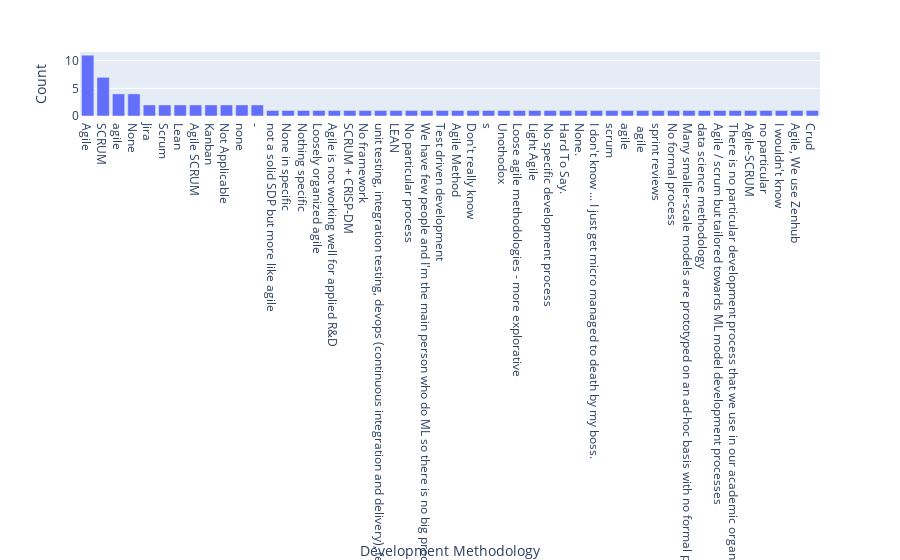

Source (notebook cell):
### Code cell
col = 'P1S1Q4'
printmd('**'+ques_dict[col]+'**')
print()

v_count = cleaned_df[col].value_counts()
# unique_vals = get_unique_values(cleaned_df,col)

vals = list(v_count)
# lbls = list(v_count.index)
# print(list(v_count.index))
# fig = go.Figure(data=[go.Bar(labels=lbls, values=vals)])
# fig.show()


val_count = list(v_count)
val_list = list(v_count.index)
for x in val_list:
    print(x)

data = pd.DataFrame()
data['Development Methodology'] = val_list
data['Count'] = val_count
fig = px.bar(data, x='Development Methodology', y='Count')
fig.show()

### Figure 1 — Plotly figure (JSON) as saved in the notebook; plotly's stock layout.template omitted (floating-point values rounded to 4 significant figures)
{"data": [{"alignmentgroup": "True", "hoverlabel": {"namelength": 0}, "hovertemplate": "Development Methodology=%{x}<br>Count=%{y}", "legendgroup": "", "marker": {"color": "#636efa"}, "name": "", "offsetgroup": "", "orientation": "v", "showlegend": false, "textposition": "auto", "type": "bar", "x": ["Agile", "SCRUM", "agile", "None", "Jira", "Scrum", "Lean", "Agile SCRUM", "Kanban", "Not Applicable", "none", "-", "not a solid SDP but more like agile", "None in specific", "Nothing specific", "Loosely organized agile", "Agile is not working well for applied R&D", "SCRUM + CRISP-DM", "No framework", "unit testing, integration testing, devops (continuous integration and delivery), feature driven", "LEAN", "No particular process", "We have few people and I'm the main person who do ML so there is no big process. I just follow best practices I found from experienced guys like Machine Learning Yearning book, tips from fast.ai, Andrej Karparthy, etc. Doing this allow me to weigh the priority of things to do. E.g. collecting more data is more important than improving model when you want to see more accuracy, building thing slowly is very imporant to avoid bugs because ML bug is difficult to fix, etc", "Test driven development", "Agile Method", "Don't really know", "s", "Unothodox", "Loose agile methodologies - more explorative", "Light Agile", "No specific development process", "Hard To Say.", "None. ", "I don't know ... I just get micro managed to death by my boss.", "scrum", "agile ", " agile", "sprint reviews", "No formal process", "Many smaller-scale models are prototyped on an ad-hoc basis with no formal project methodology. Medium and larger projects borrow agile techniques.", "data science methodology", "Agile / scrum but tailored towards ML model development processes", "There is no particular development process that we use in our academic organisation. Although, it is generally agile.", "Agile-SCRUM", "no particular", "I wouldn't know", "Agile, We use Zenhub", "Crud"], "xaxis": "x", "y": [11, 7, 4, 4, 2, 2, 2, 2, 2, 2, 2, 2, 1, 1, 1, 1, 1, 1, 1, 1, 1, 1, 1, 1, 1, 1, 1, 1, 1, 1, 1, 1, 1, 1, 1, 1, 1, 1, 1, 1, 1, 1, 1, 1, 1, 1, 1, 1], "yaxis": "y"}], "layout": {"barmode": "relative", "legend": {"tracegroupgap": 0}, "margin": {"t": 60}, "xaxis": {"anchor": "y", "domain": [0, 1], "title": {"text": "Development Methodology"}}, "yaxis": {"anchor": "x", "domain": [0, 1], "title": {"text": "Count"}}}}
